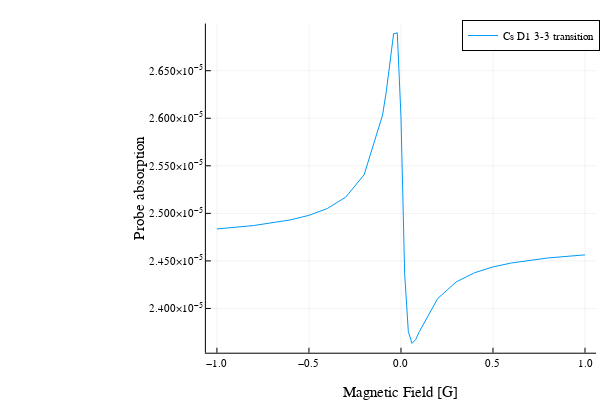

The code cell stored with this chart in its notebook:
### Markdown cell above
## Plotting the results
For each magnetic field value, the results are given in a `tuple` that contains the fluorescence fom the pump beam, the absorption of the probe beam, the ground-state density matrix, and the excited-state density matrix, in that order. In this case, the probe absorption has been unpacked, and it is plotted below.

### Code cell
df33=DataFrame(B=x33,Absorption=y33)
CSV.write("CsD1_33_Omega1.csv",df33)
plot(x33,y33,xlabel="Magnetic Field [G]",ylabel="Probe absorption",label="Cs D1 3-3 transition")

### Figure 1 — Plotly figure (JSON) as saved in the notebook; plotly's stock layout.template omitted (floating-point values rounded to 4 significant figures)
{"data": [{"colorbar": {"len": 0.9143, "title": {"text": ""}, "x": 0.9934, "y": 0.533}, "legendgroup": "Cs D1 3-3 transition", "line": {"color": "rgba(0, 154, 250, 1.000)", "dash": "solid", "shape": "linear", "width": 1}, "mode": "lines", "name": "Cs D1 3-3 transition", "showlegend": true, "type": "scatter", "x": [-1, -0.8, -0.6, -0.5, -0.4, -0.3, -0.2, -0.1, -0.08, -0.06, -0.04, -0.02, 0, 0.02, 0.04, 0.06, 0.08, 0.1, 0.2, 0.3, 0.4, 0.5, 0.6, 0.8, 1], "xaxis": "x", "y": [2.484e-05, 2.487e-05, 2.493e-05, 2.498e-05, 2.505e-05, 2.517e-05, 2.541e-05, 2.603e-05, 2.628e-05, 2.658e-05, 2.689e-05, 2.69e-05, 2.601e-05, 2.436e-05, 2.376e-05, 2.363e-05, 2.367e-05, 2.376e-05, 2.411e-05, 2.428e-05, 2.438e-05, 2.444e-05, 2.448e-05, 2.453e-05, 2.456e-05], "yaxis": "y"}], "layout": {"annotations": [], "height": 400, "legend": {"bgcolor": "rgba(255, 255, 255, 1.000)", "bordercolor": "rgba(0, 0, 0, 1)", "borderwidth": 1, "font": {"color": "rgba(0, 0, 0, 1)", "family": "sans-serif", "size": 11}, "title": {"font": {"color": "rgba(0, 0, 0, 1)", "family": "sans-serif", "size": 15}, "text": ""}, "tracegroupgap": 0, "traceorder": "normal", "x": 1, "xanchor": "auto", "y": 1, "yanchor": "auto"}, "margin": {"b": 20, "l": 0, "r": 0, "t": 20}, "paper_bgcolor": "rgba(255, 255, 255, 1.000)", "plot_bgcolor": "rgba(255, 255, 255, 1.000)", "showlegend": true, "width": 600, "xaxis": {"anchor": "y", "domain": [0.3431, 0.9934], "gridcolor": "rgba(0, 0, 0, 0.1)", "gridwidth": 0.5, "linecolor": "rgba(0, 0, 0, 1)", "mirror": false, "range": [-1.06, 1.06], "showgrid": true, "showline": true, "showticklabels": true, "tickangle": 0, "tickcolor": "rgb(0, 0, 0)", "tickfont": {"color": "rgba(0, 0, 0, 1)", "family": "sans-serif", "size": 11}, "tickmode": "array", "ticks": "inside", "ticktext": ["−1.0", "−0.5", "0.0", "0.5", "1.0"], "tickvals": [-1, -0.5, 0, 0.5, 1], "title": {"font": {"color": "rgba(0, 0, 0, 1)", "family": "sans-serif", "size": 15}, "text": "Magnetic Field [G]"}, "type": "linear", "visible": true, "zeroline": false, "zerolinecolor": "rgba(0, 0, 0, 1)"}, "yaxis": {"anchor": "x", "domain": [0.07581, 0.9902], "gridcolor": "rgba(0, 0, 0, 0.1)", "gridwidth": 0.5, "linecolor": "rgba(0, 0, 0, 1)", "mirror": false, "range": [2.353e-05, 2.7e-05], "showgrid": true, "showline": true, "showticklabels": true, "tickangle": 0, "tickcolor": "rgb(0, 0, 0)", "tickfont": {"color": "rgba(0, 0, 0, 1)", "family": "sans-serif", "size": 11}, "tickmode": "array", "ticks": "inside", "ticktext": ["2.400×10<sup>−5</sup>", "2.450×10<sup>−5</sup>", "2.500×10<sup>−5</sup>", "2.550×10<sup>−5</sup>", "2.600×10<sup>−5</sup>", "2.650×10<sup>−5</sup>"], "tickvals": [2.4e-05, 2.45e-05, 2.5e-05, 2.55e-05, 2.6e-05, 2.65e-05], "title": {"font": {"color": "rgba(0, 0, 0, 1)", "family": "sans-serif", "size": 15}, "text": "Probe absorption"}, "type": "linear", "visible": true, "zeroline": false, "zerolinecolor": "rgba(0, 0, 0, 1)"}}}
